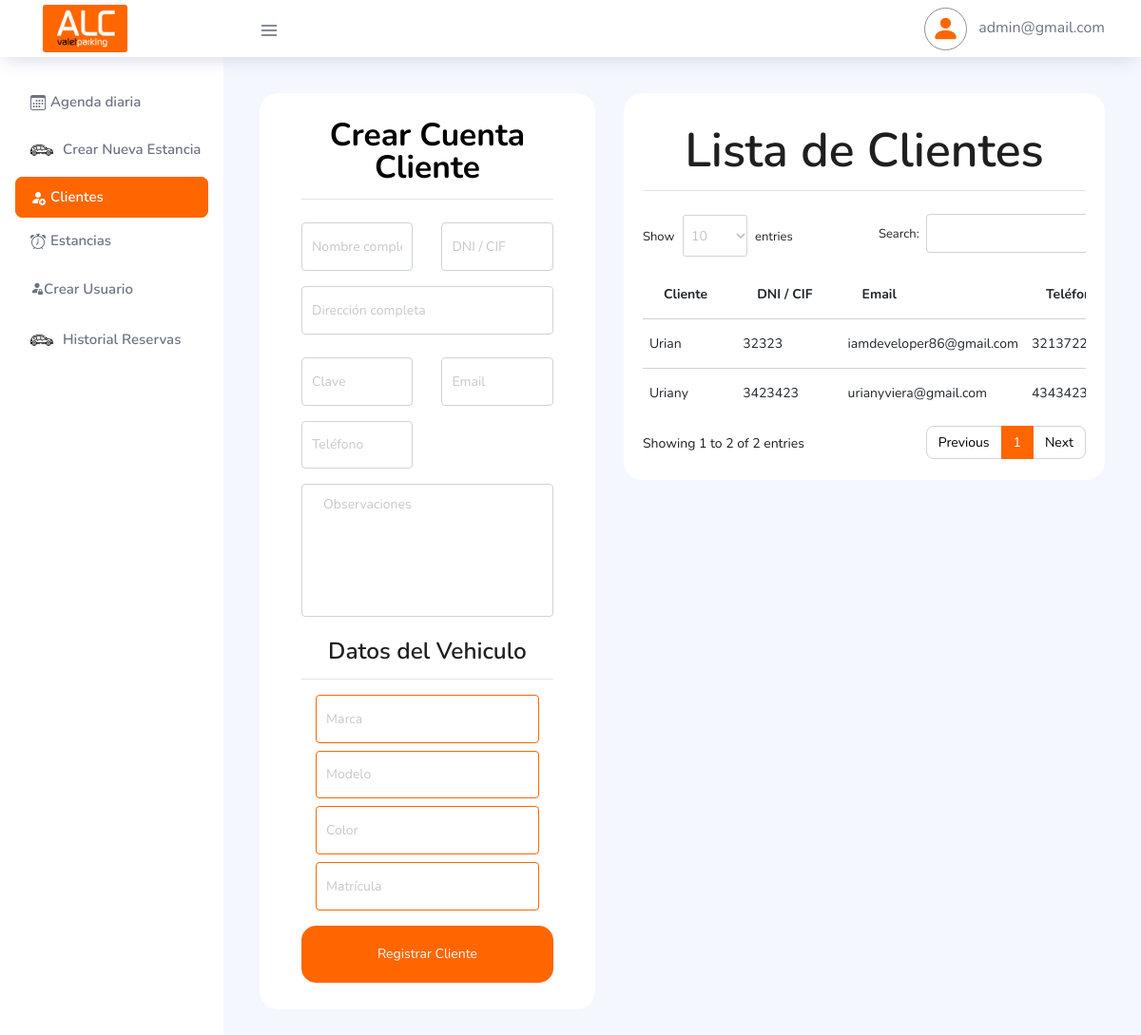
Page /dashboard/CrearCliente.php (signed in) on the earlier database version.
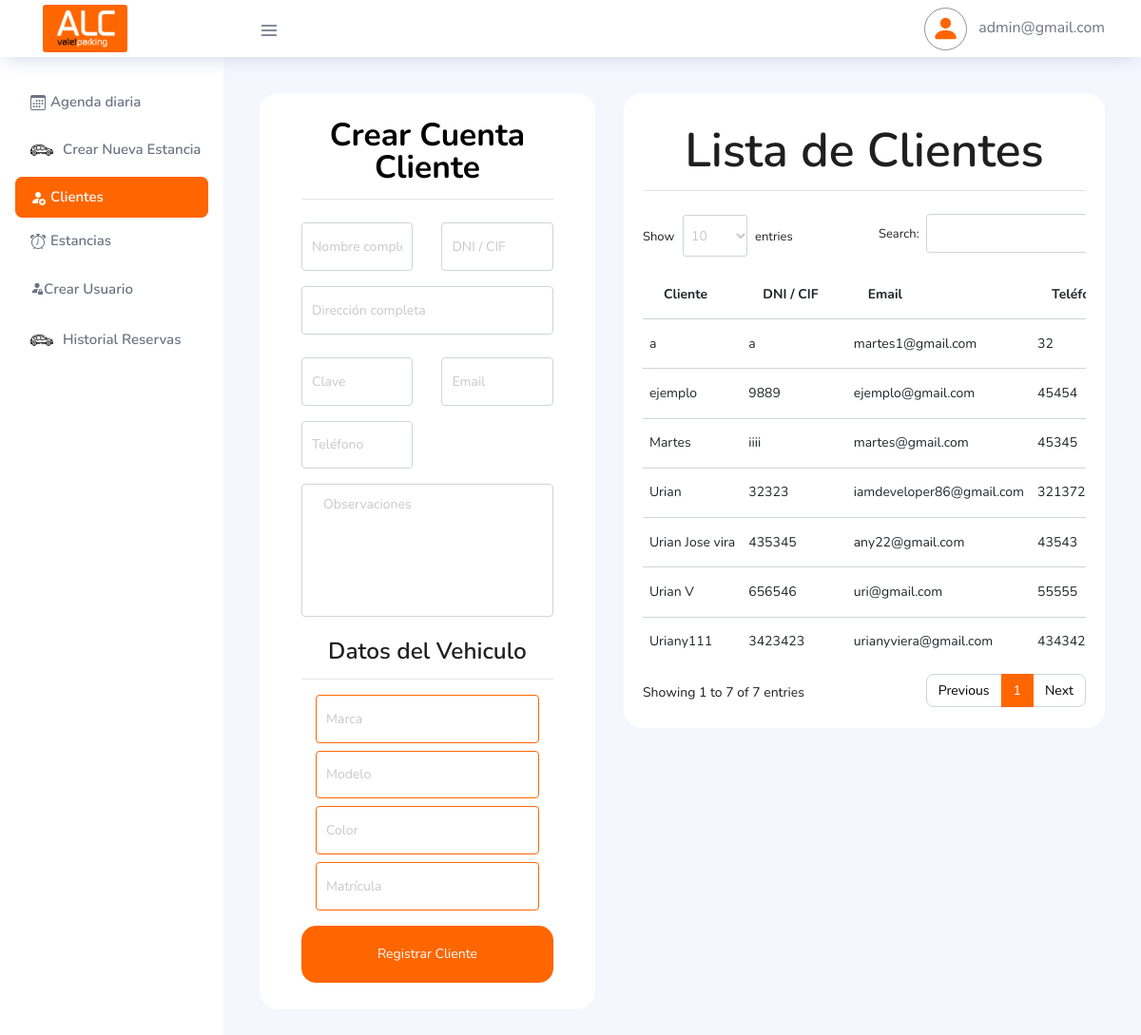
Same page on the later database version.
### tables this page shows
CREATE TABLE `tbl_clientes` (
  `IdUser` int(10) NOT NULL,
  `emailUser` varchar(50) DEFAULT NULL,
  `passwordUser` varchar(250) DEFAULT NULL,
  `nombre_completo` varchar(250) DEFAULT NULL,
  `din` char(50) DEFAULT NULL,
  `direccion_completa` mediumtext DEFAULT NULL,
  `tlf` varchar(20) DEFAULT NULL,
  `conocido_por` varchar(60) DEFAULT NULL,
  `observaciones` mediumtext DEFAULT NULL,
  `terminos` int(11) DEFAULT 1,
  `rol` int(11) DEFAULT 0,
  `sesionDesde` varchar(30) DEFAULT NULL,
  `sesionHasta` varchar(30) DEFAULT NULL,
  `createUser` varchar(30) DEFAULT NULL
);

### dashboard/funciones.php (called while the page is built, shortened)
<?php
   function getClientes($con)
   {
       $sqlClientes = ("SELECT * FROM tbl_clientes WHERE rol = 0 ORDER BY nombre_completo");
       $queryC = mysqli_query($con, $sqlClientes);
       return $queryC;
   }
   ?>

### dashboard/CrearCliente.php (the view, shortened to what the changed rows need)
<?php
if (isset($_SESSION['emailUser']) != "" && $_SESSION['rol'] == 1 || $_SESSION['rol'] == 2) {
?>
    <!DOCTYPE html>
    <html lang="es">
    <body>
        <div class="container-scroller">
            <?php include 'bases/navbar.php' ?>
            <div class="container-fluid page-body-wrapper">
                <?php
                include 'bases/nav.php';
                include 'funciones.php';
                $clientesBD = getClientes($con);
                ?>
                <div class="main-panel">
                    <div class="content-wrapper">
                        <div class="row justify-content-md-center">
                            <div class="col-md-5 grid-margin">
                                <div class="card">
                                    <div class="card-body">
                                        <div class="auth-form-light py-2 px-4">
                                            <h1 class="card-title text-center mb-4">Crear Cuenta Cliente
                                                <hr>
                                            </h1>
                                            <form action="funciones.php" method="post" autocomplete="off">
                                                <div class="row mb-2">
                                                    <div class="col-md-6 mb-2">
                                                        <input type="text" name="nombre_completo" class="form-control form-control-lg" required="" placeholder="Nombre completo / Razón social" value="<?php echo isset($infoCliente['nombre_completo']) ? $infoCliente['nombre_completo'] : ''; ?>">
                                                    </div>
                                                    <div class="col-md-6">
                                                        <input type="text" name="din" class="form-control form-control-lg" placeholder="DNI / CIF" value="<?php echo isset($infoCliente['din']) ? $infoCliente['din'] : ''; ?>">
                                                    </div>
                                                </div>
                                                <div class="form-group">
                                                    <input type="text" name="direccion_completa" class="form-control form-control-lg" placeholder="Dirección completa" value="<?php echo isset($infoCliente['direccion_completa']) ? $infoCliente['direccion_completa'] : ''; ?>">
                                                </div>
                                                <div class="row mb-2">
                                                    <div class="col-md-6 mb-2">
                                                        <input type="password" name="passwordUser" class="form-control form-control-lg" placeholder="Clave" <?php (isset($infoCliente['IdUser'])) ? '' : 'required'; ?>>
                                                    </div>
                                                    <div class="col-md-6 mb-2">
                                                        <input type="email" name="emailUser" class="form-control form-control-lg" placeholder="Email" value="<?php echo isset($infoCliente['emailUser']) ? $infoCliente['emailUser'] : ''; ?>" required>
                                                    </div>
                                                </div>
                                                <div class="row mb-2">
                                                    <div class="col-md-6 mb-2">
                                                        <input type="text" name="tlf" class="form-control form-control-lg" placeholder="Teléfono" value="<?php echo isset($infoCliente['tlf']) ? $infoCliente['tlf'] : ''; ?>">
                                                    </div>
                                                </div>
                                                <div class="form-group">
                                                    <div class="form-floating">
                                                        <textarea class="form-control" name="observaciones" placeholder="Observaciones" style="height: 140px"></textarea>
                                                    </div>
                                                </div>
                                                <div class="row">
                                                    <div class="col-md-12">
                                                        <h3 class="text-center">Datos del Vehiculo
                                                            <hr>
                                                        </h3>
                                                    </div>
                                                </div>
                                                <div class="col-md-12 mb-2">
                                                    <input type="text" name="marca_car" class="form-control form-control-lg campo_obligatorio" placeholder="Marca" value="<?php echo isset($infoCliente['marca_car']) ? $infoCliente['marca_car'] : ''; ?>" required />
                                                </div>
                                                <div class="col-md-12 mb-2">
                                                    <input type="text" name="modelo_car" class="form-control form-control-lg campo_obligatorio" placeholder="Modelo" value="<?php echo isset($infoCliente['modelo_car']) ? $infoCliente['modelo_car'] : ''; ?>" required />
                                                </div>
                                                <div class="col-md-12 mb-2">
                                                    <input type="text" name="color_car" class="form-control form-control-lg campo_obligatorio" placeholder="Color" value="<?php echo isset($infoCliente['color_car']) ? $infoCliente['color_car'] : ''; ?>" required />
                                                </div>
                                                <div class="col-md-12 mb-2">
                                                    <input type="text" name="matricula_car" class="form-control form-control-lg campo_obligatorio" placeholder="Matrícula" <?php echo isset($infoCliente['matricula_car']) ? 'readonly' : ''; ?> value="<?php echo isset($infoCliente['matricula_car']) ? $infoCliente['matricula_car'] : ''; ?>" required />
                                                </div>
                                                <div class="mt-3">
                                                    <?php if (isset($infoCliente['IdUser'])) { ?>
                                                        <button type="submit" class="btn btn-block btn-primary btn-lg font-weight-medium auth-form-btn">
                                                            Actualizar Cliente
                                                        </button>
                                                    <?php } else { ?>
                                                        <button type="submit" class="btn btn-block btn-primary btn-lg font-weight-medium auth-form-btn">
                                                            Registrar Cliente
                                                        </button>
                                                    <?php } ?>
                                                </div>
                                            </form>
                                        </div>
                                    </div>
                                </div>
                            </div>
                            <div class="col-md-7">
                                <div class="card">
                                    <div class="card-body mt-3">
                                        <h1 class="text-center mb-4">Lista de Clientes
                                            <hr>
                                        </h1>
                                        <div class="table-responsive">
                                            <table id="MiTabla" class="table table-hover">
                                                <thead>
                                                    <tr>
                                                        <th>Cliente</th>
                                                        <th>DNI / CIF</th>
                                                        <th>Email</th>
                                                        <th>Teléfono</th>
                                                    </tr>
                                                </thead>
                                                <tbody>
                                                    <?php
                                                    while ($row = mysqli_fetch_array($clientesBD)) { ?>
                                                        <tr>
                                                            <td class="custom_td"><?php echo $row["nombre_completo"]; ?></td>
                                                            <td class="custom_td"><?php echo $row["din"]; ?></td>
                                                            <td class="custom_td"><?php echo $row["emailUser"]; ?></td>
                                                            <td class="custom_td"><?php echo $row["tlf"]; ?></td>
                                                        </tr>
                                                    <?php } ?>
                                                </tbody>
                                            </table>
                                        </div>
                                    </div>
                                </div>
                            </div>
                        </div>
                    </div>
                </div>
            </div>
        </div>
    </body>
    </html>
<?php
} else { ?>
    <script type="text/javascript">
        location.href = "../acciones/login/exit.php";
    </script>
<?php }  ?>

Differences in the rows shown:
added tbl_clientes: nombre_completo "a", din "a", emailUser "martes1@gmail.com", tlf "32"
added tbl_clientes: nombre_completo "ejemplo", din "9889", emailUser "ejemplo@gmail.com", tlf "45454"
added tbl_clientes: nombre_completo "Martes", din "iiii", emailUser "martes@gmail.com", tlf "45345"
added tbl_clientes: nombre_completo "Urian Jose vira", din "435345", emailUser "any22@gmail.com", tlf "43543"
added tbl_clientes: nombre_completo "Urian V", din "656546", emailUser "uri@gmail.com", tlf "55555"
changed tbl_clientes "urianyviera@gmail.com": nombre_completo "Uriany" → "Uriany111"
Other differences:
text written by a page script: "Show entries Search: Showing 1 to 2 of 2 entries Previous 1 Next" → "Show entries Search: Showing 1 to 7 of 7 entries Previous 1 Next"
